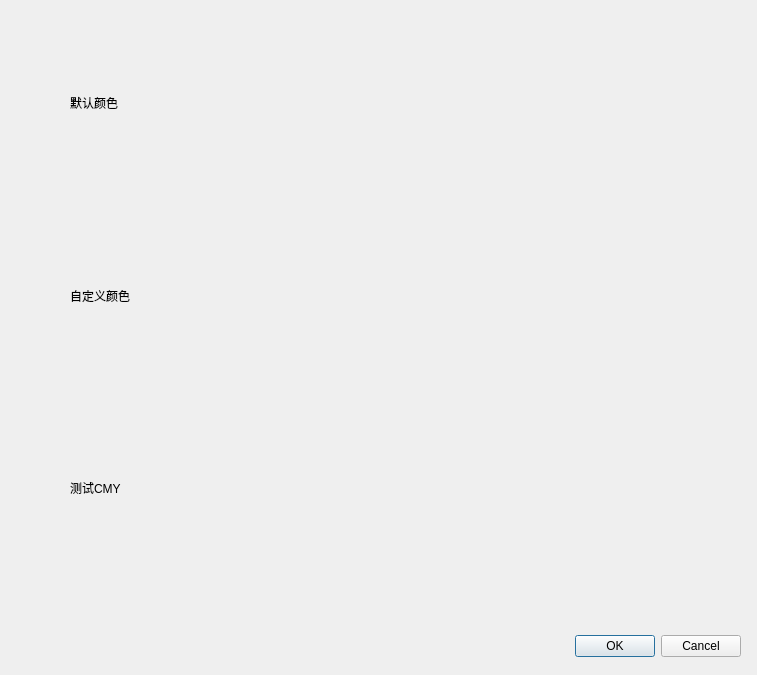
<?xml version="1.0" encoding="UTF-8"?>
<ui version="4.0">
 <class>Color_Select</class>
 <widget class="QDialog" name="Color_Select">
  <property name="geometry">
   <rect>
    <x>0</x>
    <y>0</y>
    <width>757</width>
    <height>675</height>
   </rect>
  </property>
  <property name="windowTitle">
   <string>Dialog</string>
  </property>
  <widget class="QDialogButtonBox" name="buttonBox">
   <property name="geometry">
    <rect>
     <x>400</x>
     <y>630</y>
     <width>341</width>
     <height>32</height>
    </rect>
   </property>
   <property name="orientation">
    <enum>Qt::Horizontal</enum>
   </property>
   <property name="standardButtons">
    <set>QDialogButtonBox::Cancel|QDialogButtonBox::Ok</set>
   </property>
  </widget>
  <widget class="QWidget" name="verticalLayoutWidget">
   <property name="geometry">
    <rect>
     <x>70</x>
     <y>10</y>
     <width>671</width>
     <height>571</height>
    </rect>
   </property>
   <layout class="QVBoxLayout" name="layout" stretch="0,1,0,1,0,1">
    <item>
     <widget class="QLabel" name="default1">
      <property name="text">
       <string>默认颜色</string>
      </property>
     </widget>
    </item>
    <item>
     <layout class="QGridLayout" name="color_group">
      <property name="leftMargin">
       <number>0</number>
      </property>
     </layout>
    </item>
    <item>
     <widget class="QLabel" name="selfdesigncolor_group">
      <property name="text">
       <string>自定义颜色</string>
      </property>
     </widget>
    </item>
    <item>
     <layout class="QGridLayout" name="selfdesigncolorgroup"/>
    </item>
    <item>
     <widget class="QLabel" name="test">
      <property name="text">
       <string>测试CMY</string>
      </property>
     </widget>
    </item>
    <item>
     <layout class="QGridLayout" name="testcolor_group"/>
    </item>
   </layout>
  </widget>
 </widget>
 <resources/>
 <connections>
  <connection>
   <sender>buttonBox</sender>
   <signal>accepted()</signal>
   <receiver>Color_Select</receiver>
   <slot>accept()</slot>
   <hints>
    <hint type="sourcelabel">
     <x>248</x>
     <y>254</y>
    </hint>
    <hint type="destinationlabel">
     <x>157</x>
     <y>274</y>
    </hint>
   </hints>
  </connection>
  <connection>
   <sender>buttonBox</sender>
   <signal>rejected()</signal>
   <receiver>Color_Select</receiver>
   <slot>reject()</slot>
   <hints>
    <hint type="sourcelabel">
     <x>316</x>
     <y>260</y>
    </hint>
    <hint type="destinationlabel">
     <x>286</x>
     <y>274</y>
    </hint>
   </hints>
  </connection>
 </connections>
</ui>
